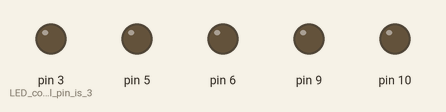
A sketch run on a simulated Arduino Uno, built with avr-gcc and run on an emulated ATmega328P. On the bench: output pins drawn as LEDs (lit = HIGH).

Above: at 0.05 s.
At 2.55 s:
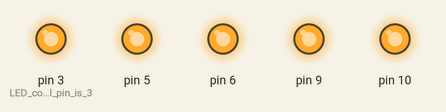
Timing chart, 0 to 6.4 s (numbered marks = the images above):
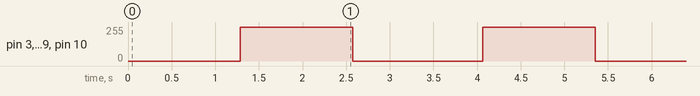

Measured:
- by itself, pin 3 (LED_control_pin_is_3), pin 5, pin 6, pin 9, pin 10: alternates 255/255 for 1.3 s and 0/255 for 1.5 s

The sketch:

project3.ino
```cpp
int d = 5;
void setup()
{
  pinMode(3, OUTPUT);// LED control pin is 3, a PWM-capable pin
  pinMode(5, OUTPUT);
  pinMode(6, OUTPUT);
  pinMode(9, OUTPUT);
  pinMode(10, OUTPUT);
}

void loop()
{
  for ( int a = 0 ; a < 256 ; a++ )
{
  analogWrite(3, a);
  analogWrite(5, a);
  analogWrite(6, a);
  analogWrite(9, a);
  analogWrite(10, a);
  delay(d);
}
  for ( int a = 255 ; a >= 0 ; a-- )
{
  analogWrite(3, a);
  analogWrite(5, a);
  analogWrite(6, a);
  analogWrite(9, a);
  analogWrite(10, a);
  delay(d);
}
  delay(200);
}
```
